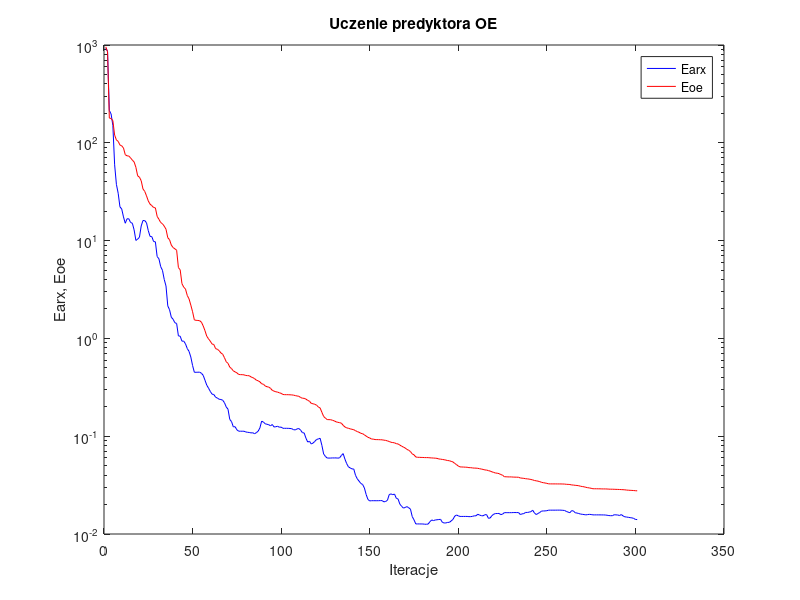
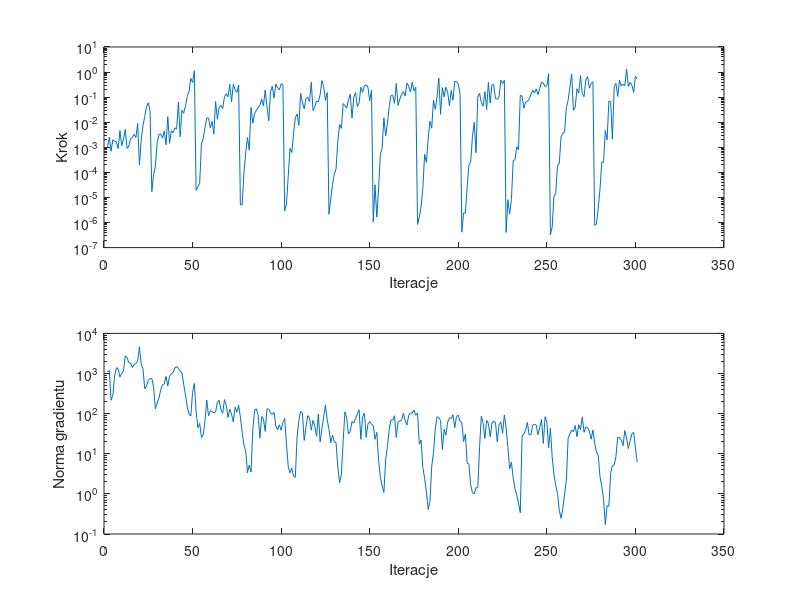

MATLAB code for these plots, in order:
%uczenie predyktora oe
clear all;
n=0; farx(n+1)=9.267163e+002; foe(n+1)=9.590949e+002; wspucz(n+1)=0.000000e+000; ng(n+1)=0.000000e+000;
%odnowa zmiennej metryki
n=1; farx(n+1)=8.624202e+002; foe(n+1)=8.510224e+002; krok(n+1)=9.975011e-004; ng(n+1)=1.090919e+003;
n=2; farx(n+1)=2.145018e+002; foe(n+1)=1.791767e+002; krok(n+1)=2.581388e-003; ng(n+1)=1.191495e+003;
n=3; farx(n+1)=1.972212e+002; foe(n+1)=1.771245e+002; krok(n+1)=6.946998e-004; ng(n+1)=2.162130e+002;
n=4; farx(n+1)=1.504121e+002; foe(n+1)=1.683777e+002; krok(n+1)=2.024786e-003; ng(n+1)=2.880813e+002;
n=5; farx(n+1)=5.956803e+001; foe(n+1)=1.198093e+002; krok(n+1)=1.691206e-003; ng(n+1)=8.736364e+002;
n=6; farx(n+1)=3.760226e+001; foe(n+1)=1.069606e+002; krok(n+1)=1.667309e-003; ng(n+1)=1.396957e+003;
n=7; farx(n+1)=3.049707e+001; foe(n+1)=1.034905e+002; krok(n+1)=8.747958e-004; ng(n+1)=1.294019e+003;
n=8; farx(n+1)=2.212586e+001; foe(n+1)=9.489325e+001; krok(n+1)=4.612298e-003; ng(n+1)=8.184492e+002;
n=9; farx(n+1)=2.104311e+001; foe(n+1)=9.323421e+001; krok(n+1)=1.156009e-003; ng(n+1)=1.006435e+003;
n=10; farx(n+1)=1.745489e+001; foe(n+1)=8.841532e+001; krok(n+1)=2.094724e-003; ng(n+1)=1.161696e+003;
n=11; farx(n+1)=1.504978e+001; foe(n+1)=7.555090e+001; krok(n+1)=5.107684e-003; ng(n+1)=2.753897e+003;
n=12; farx(n+1)=1.671134e+001; foe(n+1)=7.362329e+001; krok(n+1)=9.053002e-004; ng(n+1)=2.527406e+003;
n=13; farx(n+1)=1.671608e+001; foe(n+1)=7.322345e+001; krok(n+1)=1.111857e-003; ng(n+1)=1.860919e+003;
n=14; farx(n+1)=1.532209e+001; foe(n+1)=7.012128e+001; krok(n+1)=2.176076e-003; ng(n+1)=1.823822e+003;
n=15; farx(n+1)=1.505391e+001; foe(n+1)=6.649840e+001; krok(n+1)=2.448466e-003; ng(n+1)=1.417503e+003;
n=16; farx(n+1)=1.286603e+001; foe(n+1)=6.372435e+001; krok(n+1)=3.303815e-003; ng(n+1)=1.677912e+003;
n=17; farx(n+1)=1.004049e+001; foe(n+1)=5.618576e+001; krok(n+1)=2.448466e-003; ng(n+1)=1.773515e+003;
n=18; farx(n+1)=1.036398e+001; foe(n+1)=4.595054e+001; krok(n+1)=8.806488e-003; ng(n+1)=2.007294e+003;
n=19; farx(n+1)=1.080890e+001; foe(n+1)=4.453355e+001; krok(n+1)=1.995499e-004; ng(n+1)=4.617596e+003;
n=20; farx(n+1)=1.410589e+001; foe(n+1)=4.094450e+001; krok(n+1)=1.955378e-003; ng(n+1)=1.737819e+003;
n=21; farx(n+1)=1.606228e+001; foe(n+1)=3.373903e+001; krok(n+1)=7.444102e-003; ng(n+1)=1.300589e+003;
n=22; farx(n+1)=1.602644e+001; foe(n+1)=3.184554e+001; krok(n+1)=1.680696e-002; ng(n+1)=4.201007e+002;
n=23; farx(n+1)=1.519169e+001; foe(n+1)=2.866253e+001; krok(n+1)=4.171530e-002; ng(n+1)=4.892811e+002;
n=24; farx(n+1)=1.263501e+001; foe(n+1)=2.544516e+001; krok(n+1)=5.927401e-002; ng(n+1)=6.722923e+002;
n=25; farx(n+1)=1.103903e+001; foe(n+1)=2.357472e+001; krok(n+1)=2.861011e-002; ng(n+1)=7.458415e+002;
%odnowa zmiennej metryki
n=26; farx(n+1)=1.097611e+001; foe(n+1)=2.278954e+001; krok(n+1)=1.722049e-005; ng(n+1)=7.513610e+002;
n=27; farx(n+1)=9.780166e+000; foe(n+1)=2.179353e+001; krok(n+1)=8.190066e-005; ng(n+1)=4.551304e+002;
n=28; farx(n+1)=9.723500e+000; foe(n+1)=2.162340e+001; krok(n+1)=1.775639e-004; ng(n+1)=1.313422e+002;
n=29; farx(n+1)=6.863177e+000; foe(n+1)=1.769385e+001; krok(n+1)=1.563719e-003; ng(n+1)=1.844696e+002;
n=30; farx(n+1)=6.522149e+000; foe(n+1)=1.651478e+001; krok(n+1)=3.151553e-003; ng(n+1)=2.422154e+002;
n=31; farx(n+1)=5.415878e+000; foe(n+1)=1.530763e+001; krok(n+1)=3.442236e-003; ng(n+1)=3.869847e+002;
n=32; farx(n+1)=4.968173e+000; foe(n+1)=1.486993e+001; krok(n+1)=2.320029e-003; ng(n+1)=5.273060e+002;
n=33; farx(n+1)=4.008571e+000; foe(n+1)=1.404686e+001; krok(n+1)=4.483426e-003; ng(n+1)=5.444751e+002;
n=34; farx(n+1)=3.431758e+000; foe(n+1)=1.308306e+001; krok(n+1)=1.256985e-003; ng(n+1)=8.484487e+002;
n=35; farx(n+1)=2.150833e+000; foe(n+1)=1.070065e+001; krok(n+1)=1.670157e-002; ng(n+1)=4.881618e+002;
n=36; farx(n+1)=1.963341e+000; foe(n+1)=1.021312e+001; krok(n+1)=1.441974e-003; ng(n+1)=8.573174e+002;
n=37; farx(n+1)=1.645236e+000; foe(n+1)=8.997252e+000; krok(n+1)=4.587536e-003; ng(n+1)=9.874368e+002;
n=38; farx(n+1)=1.570542e+000; foe(n+1)=8.489621e+000; krok(n+1)=3.783371e-003; ng(n+1)=1.061670e+003;
n=39; farx(n+1)=1.446480e+000; foe(n+1)=8.243837e+000; krok(n+1)=5.977052e-003; ng(n+1)=1.373079e+003;
n=40; farx(n+1)=1.420521e+000; foe(n+1)=7.974416e+000; krok(n+1)=5.320104e-003; ng(n+1)=1.488061e+003;
n=41; farx(n+1)=1.060973e+000; foe(n+1)=5.299912e+000; krok(n+1)=6.357147e-002; ng(n+1)=1.332581e+003;
n=42; farx(n+1)=1.054109e+000; foe(n+1)=5.029231e+000; krok(n+1)=2.651602e-003; ng(n+1)=1.153891e+003;
n=43; farx(n+1)=9.365028e-001; foe(n+1)=3.631337e+000; krok(n+1)=3.001959e-002; ng(n+1)=1.034747e+003;
n=44; farx(n+1)=9.390537e-001; foe(n+1)=3.344777e+000; krok(n+1)=2.307159e-002; ng(n+1)=5.282471e+002;
n=45; farx(n+1)=8.794054e-001; foe(n+1)=3.197064e+000; krok(n+1)=4.388300e-002; ng(n+1)=2.913820e+002;
n=46; farx(n+1)=7.876557e-001; foe(n+1)=2.747843e+000; krok(n+1)=1.071906e-001; ng(n+1)=1.475209e+002;
n=47; farx(n+1)=7.365169e-001; foe(n+1)=2.536622e+000; krok(n+1)=1.686145e-001; ng(n+1)=9.727178e+001;
n=48; farx(n+1)=6.455345e-001; foe(n+1)=2.191282e+000; krok(n+1)=5.636152e-001; ng(n+1)=8.693044e+001;
n=49; farx(n+1)=5.284636e-001; foe(n+1)=1.873760e+000; krok(n+1)=3.825314e-001; ng(n+1)=3.370162e+002;
n=50; farx(n+1)=4.505822e-001; foe(n+1)=1.547136e+000; krok(n+1)=1.138091e+000; ng(n+1)=5.652298e+002;
%odnowa zmiennej metryki
n=51; farx(n+1)=4.502740e-001; foe(n+1)=1.529922e+000; krok(n+1)=1.908189e-005; ng(n+1)=1.116533e+002;
n=52; farx(n+1)=4.509226e-001; foe(n+1)=1.526156e+000; krok(n+1)=2.697415e-005; ng(n+1)=4.453459e+001;
n=53; farx(n+1)=4.520447e-001; foe(n+1)=1.516618e+000; krok(n+1)=3.592136e-005; ng(n+1)=5.741410e+001;
n=54; farx(n+1)=4.400845e-001; foe(n+1)=1.465118e+000; krok(n+1)=1.350546e-003; ng(n+1)=2.544608e+001;
n=55; farx(n+1)=4.189238e-001; foe(n+1)=1.341258e+000; krok(n+1)=2.213894e-003; ng(n+1)=2.951606e+001;
n=56; farx(n+1)=3.736210e-001; foe(n+1)=1.199379e+000; krok(n+1)=6.019169e-003; ng(n+1)=6.486093e+001;
n=57; farx(n+1)=3.329987e-001; foe(n+1)=1.053657e+000; krok(n+1)=1.479563e-002; ng(n+1)=2.182215e+002;
n=58; farx(n+1)=3.100467e-001; foe(n+1)=9.899135e-001; krok(n+1)=1.448480e-002; ng(n+1)=8.778419e+001;
n=59; farx(n+1)=2.872754e-001; foe(n+1)=9.363489e-001; krok(n+1)=5.980899e-003; ng(n+1)=1.195630e+002;
n=60; farx(n+1)=2.691609e-001; foe(n+1)=8.762501e-001; krok(n+1)=1.089156e-002; ng(n+1)=1.133035e+002;
n=61; farx(n+1)=2.668199e-001; foe(n+1)=8.661709e-001; krok(n+1)=3.364099e-003; ng(n+1)=1.042828e+002;
n=62; farx(n+1)=2.503475e-001; foe(n+1)=7.859152e-001; krok(n+1)=6.690246e-002; ng(n+1)=1.096170e+002;
n=63; farx(n+1)=2.454967e-001; foe(n+1)=7.744025e-001; krok(n+1)=1.308935e-002; ng(n+1)=1.915216e+002;
n=64; farx(n+1)=2.386698e-001; foe(n+1)=7.486328e-001; krok(n+1)=4.028924e-002; ng(n+1)=2.150214e+002;
n=65; farx(n+1)=2.372434e-001; foe(n+1)=7.100277e-001; krok(n+1)=4.616585e-002; ng(n+1)=1.252213e+002;
n=66; farx(n+1)=2.332864e-001; foe(n+1)=6.890072e-001; krok(n+1)=3.477029e-002; ng(n+1)=1.032281e+002;
n=67; farx(n+1)=2.199945e-001; foe(n+1)=6.348117e-001; krok(n+1)=1.039503e-001; ng(n+1)=2.234996e+002;
n=68; farx(n+1)=1.991418e-001; foe(n+1)=5.768894e-001; krok(n+1)=1.372911e-001; ng(n+1)=1.625436e+002;
n=69; farx(n+1)=1.888978e-001; foe(n+1)=5.561550e-001; krok(n+1)=1.039503e-001; ng(n+1)=8.072789e+001;
n=70; farx(n+1)=1.483885e-001; foe(n+1)=5.084373e-001; krok(n+1)=3.223140e-001; ng(n+1)=1.290569e+002;
n=71; farx(n+1)=1.409737e-001; foe(n+1)=4.909359e-001; krok(n+1)=6.504518e-002; ng(n+1)=9.739100e+001;
n=72; farx(n+1)=1.245996e-001; foe(n+1)=4.657701e-001; krok(n+1)=3.238984e-001; ng(n+1)=6.218969e+001;
n=73; farx(n+1)=1.251327e-001; foe(n+1)=4.547492e-001; krok(n+1)=2.002215e-001; ng(n+1)=1.440985e+002;
n=74; farx(n+1)=1.162659e-001; foe(n+1)=4.449424e-001; krok(n+1)=1.530597e-001; ng(n+1)=1.088130e+002;
n=75; farx(n+1)=1.125470e-001; foe(n+1)=4.282049e-001; krok(n+1)=3.057702e-001; ng(n+1)=1.612542e+002;
%odnowa zmiennej metryki
n=76; farx(n+1)=1.124589e-001; foe(n+1)=4.262041e-001; krok(n+1)=5.017758e-006; ng(n+1)=8.185822e+001;
n=77; farx(n+1)=1.124397e-001; foe(n+1)=4.258131e-001; krok(n+1)=5.254384e-006; ng(n+1)=3.373629e+001;
n=78; farx(n+1)=1.124033e-001; foe(n+1)=4.243109e-001; krok(n+1)=9.579321e-005; ng(n+1)=1.658972e+001;
n=79; farx(n+1)=1.106237e-001; foe(n+1)=4.177860e-001; krok(n+1)=6.037139e-004; ng(n+1)=1.164144e+001;
n=80; farx(n+1)=1.096326e-001; foe(n+1)=4.163063e-001; krok(n+1)=2.442482e-003; ng(n+1)=3.375562e+000;
n=81; farx(n+1)=1.092055e-001; foe(n+1)=4.151601e-001; krok(n+1)=7.663457e-004; ng(n+1)=5.230078e+000;
n=82; farx(n+1)=1.080624e-001; foe(n+1)=4.036754e-001; krok(n+1)=3.907153e-002; ng(n+1)=3.500200e+000;
n=83; farx(n+1)=1.084390e-001; foe(n+1)=3.969794e-001; krok(n+1)=9.045235e-003; ng(n+1)=4.021858e+001;
n=84; farx(n+1)=1.059431e-001; foe(n+1)=3.880216e-001; krok(n+1)=2.308292e-002; ng(n+1)=1.200757e+002;
n=85; farx(n+1)=1.087233e-001; foe(n+1)=3.741834e-001; krok(n+1)=2.900728e-002; ng(n+1)=1.323927e+002;
n=86; farx(n+1)=1.124464e-001; foe(n+1)=3.686312e-001; krok(n+1)=3.959818e-002; ng(n+1)=9.394620e+001;
n=87; farx(n+1)=1.215646e-001; foe(n+1)=3.596211e-001; krok(n+1)=4.568872e-002; ng(n+1)=2.462022e+001;
n=88; farx(n+1)=1.426504e-001; foe(n+1)=3.435286e-001; krok(n+1)=8.485128e-002; ng(n+1)=8.434780e+001;
n=89; farx(n+1)=1.393680e-001; foe(n+1)=3.398975e-001; krok(n+1)=4.486659e-002; ng(n+1)=7.347355e+001;
n=90; farx(n+1)=1.340464e-001; foe(n+1)=3.265667e-001; krok(n+1)=1.919924e-001; ng(n+1)=3.618345e+001;
n=91; farx(n+1)=1.324272e-001; foe(n+1)=3.205824e-001; krok(n+1)=4.152360e-002; ng(n+1)=1.311477e+002;
n=92; farx(n+1)=1.310734e-001; foe(n+1)=3.177710e-001; krok(n+1)=1.136199e-002; ng(n+1)=1.308591e+002;
n=93; farx(n+1)=1.276522e-001; foe(n+1)=3.086381e-001; krok(n+1)=1.630613e-001; ng(n+1)=1.043439e+002;
n=94; farx(n+1)=1.317342e-001; foe(n+1)=2.943067e-001; krok(n+1)=2.726979e-001; ng(n+1)=9.655940e+001;
n=95; farx(n+1)=1.241288e-001; foe(n+1)=2.888878e-001; krok(n+1)=9.137743e-002; ng(n+1)=1.071927e+002;
n=96; farx(n+1)=1.250385e-001; foe(n+1)=2.846965e-001; krok(n+1)=3.307424e-001; ng(n+1)=4.895695e+001;
n=97; farx(n+1)=1.264368e-001; foe(n+1)=2.823283e-001; krok(n+1)=2.317569e-001; ng(n+1)=3.937317e+001;
n=98; farx(n+1)=1.235346e-001; foe(n+1)=2.778276e-001; krok(n+1)=1.945981e-001; ng(n+1)=5.261955e+001;
n=99; farx(n+1)=1.238464e-001; foe(n+1)=2.743320e-001; krok(n+1)=3.404866e-001; ng(n+1)=3.879224e+001;
n=100; farx(n+1)=1.204928e-001; foe(n+1)=2.671561e-001; krok(n+1)=3.238984e-001; ng(n+1)=6.078713e+001;
%odnowa zmiennej metryki
n=101; farx(n+1)=1.204407e-001; foe(n+1)=2.659215e-001; krok(n+1)=2.908621e-006; ng(n+1)=7.596081e+001;
n=102; farx(n+1)=1.204458e-001; foe(n+1)=2.658240e-001; krok(n+1)=5.472859e-006; ng(n+1)=1.728976e+001;
n=103; farx(n+1)=1.203323e-001; foe(n+1)=2.657117e-001; krok(n+1)=7.043991e-005; ng(n+1)=4.857298e+000;
n=104; farx(n+1)=1.199959e-001; foe(n+1)=2.650790e-001; krok(n+1)=9.064776e-004; ng(n+1)=3.354491e+000;
n=105; farx(n+1)=1.193018e-001; foe(n+1)=2.644348e-001; krok(n+1)=6.187216e-004; ng(n+1)=4.375176e+000;
n=106; farx(n+1)=1.165986e-001; foe(n+1)=2.629244e-001; krok(n+1)=3.473809e-003; ng(n+1)=2.755972e+000;
n=107; farx(n+1)=1.159946e-001; foe(n+1)=2.600625e-001; krok(n+1)=1.506159e-002; ng(n+1)=2.590956e+000;
n=108; farx(n+1)=1.187986e-001; foe(n+1)=2.577957e-001; krok(n+1)=2.128042e-002; ng(n+1)=2.632516e+001;
n=109; farx(n+1)=1.197803e-001; foe(n+1)=2.559303e-001; krok(n+1)=7.530795e-003; ng(n+1)=6.731252e+001;
n=110; farx(n+1)=1.152340e-001; foe(n+1)=2.486501e-001; krok(n+1)=1.428513e-001; ng(n+1)=1.137555e+002;
n=111; farx(n+1)=1.087378e-001; foe(n+1)=2.446294e-001; krok(n+1)=6.345766e-002; ng(n+1)=1.038333e+002;
n=112; farx(n+1)=1.079032e-001; foe(n+1)=2.438155e-001; krok(n+1)=3.388472e-002; ng(n+1)=2.147274e+001;
n=113; farx(n+1)=9.540896e-002; foe(n+1)=2.393481e-001; krok(n+1)=8.973423e-002; ng(n+1)=4.587572e+001;
n=114; farx(n+1)=8.718222e-002; foe(n+1)=2.324713e-001; krok(n+1)=9.909413e-002; ng(n+1)=8.900088e+001;
n=115; farx(n+1)=8.871562e-002; foe(n+1)=2.279699e-001; krok(n+1)=6.690246e-002; ng(n+1)=7.919380e+001;
n=116; farx(n+1)=8.323017e-002; foe(n+1)=2.164482e-001; krok(n+1)=3.916078e-001; ng(n+1)=3.876982e+001;
n=117; farx(n+1)=8.509546e-002; foe(n+1)=2.146879e-001; krok(n+1)=2.900728e-002; ng(n+1)=6.831461e+001;
n=118; farx(n+1)=8.847003e-002; foe(n+1)=2.119534e-001; krok(n+1)=4.134280e-002; ng(n+1)=4.763651e+001;
n=119; farx(n+1)=9.259928e-002; foe(n+1)=2.076750e-001; krok(n+1)=6.995615e-002; ng(n+1)=2.734637e+001;
n=120; farx(n+1)=9.377228e-002; foe(n+1)=1.988764e-001; krok(n+1)=6.544743e-002; ng(n+1)=9.784610e+001;
n=121; farx(n+1)=9.526552e-002; foe(n+1)=1.943705e-001; krok(n+1)=1.245141e-001; ng(n+1)=1.959272e+001;
n=122; farx(n+1)=8.054033e-002; foe(n+1)=1.754541e-001; krok(n+1)=4.590250e-001; ng(n+1)=4.278970e+001;
n=123; farx(n+1)=6.573738e-002; foe(n+1)=1.591205e-001; krok(n+1)=2.714701e-001; ng(n+1)=8.041718e+001;
n=124; farx(n+1)=6.211709e-002; foe(n+1)=1.529230e-001; krok(n+1)=7.431643e-002; ng(n+1)=1.646808e+002;
n=125; farx(n+1)=5.978333e-002; foe(n+1)=1.478916e-001; krok(n+1)=1.528330e-001; ng(n+1)=6.917094e+001;
%odnowa zmiennej metryki
n=126; farx(n+1)=5.977060e-002; foe(n+1)=1.476450e-001; krok(n+1)=2.134892e-006; ng(n+1)=4.153251e+001;
n=127; farx(n+1)=5.977093e-002; foe(n+1)=1.474481e-001; krok(n+1)=8.786087e-006; ng(n+1)=1.890367e+001;
n=128; farx(n+1)=6.000372e-002; foe(n+1)=1.453480e-001; krok(n+1)=3.242569e-005; ng(n+1)=2.917164e+001;
n=129; farx(n+1)=5.988805e-002; foe(n+1)=1.434883e-001; krok(n+1)=8.489916e-005; ng(n+1)=2.030208e+001;
n=130; farx(n+1)=6.003295e-002; foe(n+1)=1.402993e-001; krok(n+1)=1.389271e-004; ng(n+1)=1.868789e+001;
n=131; farx(n+1)=5.964586e-002; foe(n+1)=1.386638e-001; krok(n+1)=1.810600e-003; ng(n+1)=4.606479e+000;
n=132; farx(n+1)=6.014073e-002; foe(n+1)=1.375850e-001; krok(n+1)=8.161186e-003; ng(n+1)=1.877167e+000;
n=133; farx(n+1)=6.352016e-002; foe(n+1)=1.359159e-001; krok(n+1)=5.699196e-003; ng(n+1)=3.061369e+000;
n=134; farx(n+1)=6.639852e-002; foe(n+1)=1.291783e-001; krok(n+1)=5.500175e-002; ng(n+1)=2.062582e+001;
n=135; farx(n+1)=5.829336e-002; foe(n+1)=1.243241e-001; krok(n+1)=4.568872e-002; ng(n+1)=1.108183e+002;
n=136; farx(n+1)=5.241353e-002; foe(n+1)=1.217385e-001; krok(n+1)=3.618094e-002; ng(n+1)=7.783421e+001;
n=137; farx(n+1)=4.854202e-002; foe(n+1)=1.204414e-001; krok(n+1)=7.827259e-002; ng(n+1)=3.119384e+001;
n=138; farx(n+1)=4.738807e-002; foe(n+1)=1.188982e-001; krok(n+1)=1.312394e-001; ng(n+1)=3.596172e+001;
n=139; farx(n+1)=4.628958e-002; foe(n+1)=1.176281e-001; krok(n+1)=1.473291e-002; ng(n+1)=6.380515e+001;
n=140; farx(n+1)=4.616566e-002; foe(n+1)=1.164902e-001; krok(n+1)=9.909413e-002; ng(n+1)=5.781280e+001;
n=141; farx(n+1)=3.971040e-002; foe(n+1)=1.138028e-001; krok(n+1)=1.523673e-001; ng(n+1)=7.645992e+001;
n=142; farx(n+1)=3.662162e-002; foe(n+1)=1.114998e-001; krok(n+1)=4.171530e-002; ng(n+1)=9.575642e+001;
n=143; farx(n+1)=3.469115e-002; foe(n+1)=1.096474e-001; krok(n+1)=5.945329e-002; ng(n+1)=1.254735e+002;
n=144; farx(n+1)=3.285385e-002; foe(n+1)=1.070135e-001; krok(n+1)=2.483631e-001; ng(n+1)=2.289991e+001;
n=145; farx(n+1)=3.208227e-002; foe(n+1)=1.060729e-001; krok(n+1)=1.568265e-001; ng(n+1)=8.362150e+001;
n=146; farx(n+1)=2.951124e-002; foe(n+1)=1.031718e-001; krok(n+1)=2.863419e-001; ng(n+1)=1.036783e+002;
n=147; farx(n+1)=2.529325e-002; foe(n+1)=1.002675e-001; krok(n+1)=3.077853e-001; ng(n+1)=2.562875e+001;
n=148; farx(n+1)=2.254016e-002; foe(n+1)=9.740573e-002; krok(n+1)=2.495854e-001; ng(n+1)=5.543302e+001;
n=149; farx(n+1)=2.179605e-002; foe(n+1)=9.598312e-002; krok(n+1)=7.233428e-002; ng(n+1)=6.314082e+001;
n=150; farx(n+1)=2.190624e-002; foe(n+1)=9.357890e-002; krok(n+1)=1.892883e-001; ng(n+1)=5.434256e+001;
%odnowa zmiennej metryki
n=151; farx(n+1)=2.190395e-002; foe(n+1)=9.338705e-002; krok(n+1)=1.045578e-006; ng(n+1)=5.063044e+001;
n=152; farx(n+1)=2.189758e-002; foe(n+1)=9.239941e-002; krok(n+1)=3.195675e-005; ng(n+1)=2.290342e+001;
n=153; farx(n+1)=2.189367e-002; foe(n+1)=9.229445e-002; krok(n+1)=1.641948e-006; ng(n+1)=3.427018e+001;
n=154; farx(n+1)=2.190925e-002; foe(n+1)=9.221486e-002; krok(n+1)=2.092147e-005; ng(n+1)=7.140157e+000;
n=155; farx(n+1)=2.195449e-002; foe(n+1)=9.199715e-002; krok(n+1)=5.157570e-004; ng(n+1)=2.621686e+000;
n=156; farx(n+1)=2.195264e-002; foe(n+1)=9.188140e-002; krok(n+1)=9.143281e-004; ng(n+1)=1.564011e+000;
n=157; farx(n+1)=2.132264e-002; foe(n+1)=9.108791e-002; krok(n+1)=1.488820e-002; ng(n+1)=1.089474e+000;
n=158; farx(n+1)=2.151199e-002; foe(n+1)=9.066896e-002; krok(n+1)=2.840497e-003; ng(n+1)=7.216067e+000;
n=159; farx(n+1)=2.211738e-002; foe(n+1)=8.950373e-002; krok(n+1)=8.806488e-003; ng(n+1)=1.509014e+001;
n=160; farx(n+1)=2.528047e-002; foe(n+1)=8.832231e-002; krok(n+1)=4.226396e-002; ng(n+1)=4.064536e+001;
n=161; farx(n+1)=2.572393e-002; foe(n+1)=8.667435e-002; krok(n+1)=1.174729e-001; ng(n+1)=6.973335e+001;
n=162; farx(n+1)=2.523781e-002; foe(n+1)=8.612378e-002; krok(n+1)=1.189066e-001; ng(n+1)=6.884707e+001;
n=163; farx(n+1)=2.560201e-002; foe(n+1)=8.557456e-002; krok(n+1)=5.671128e-002; ng(n+1)=8.852455e+001;
n=164; farx(n+1)=2.319293e-002; foe(n+1)=8.388108e-002; krok(n+1)=3.505976e-001; ng(n+1)=2.542100e+001;
n=165; farx(n+1)=2.279506e-002; foe(n+1)=8.333621e-002; krok(n+1)=4.703530e-002; ng(n+1)=6.195883e+001;
n=166; farx(n+1)=2.023401e-002; foe(n+1)=8.109033e-002; krok(n+1)=8.388517e-002; ng(n+1)=6.522149e+001;
n=167; farx(n+1)=1.920825e-002; foe(n+1)=7.914836e-002; krok(n+1)=1.271551e-001; ng(n+1)=6.965504e+001;
n=168; farx(n+1)=1.841222e-002; foe(n+1)=7.745851e-002; krok(n+1)=1.686145e-001; ng(n+1)=1.020956e+002;
n=169; farx(n+1)=1.865610e-002; foe(n+1)=7.579436e-002; krok(n+1)=1.096649e-001; ng(n+1)=6.752547e+001;
n=170; farx(n+1)=1.906355e-002; foe(n+1)=7.330541e-002; krok(n+1)=3.647485e-001; ng(n+1)=5.185695e+001;
n=171; farx(n+1)=1.856327e-002; foe(n+1)=7.182482e-002; krok(n+1)=2.767539e-001; ng(n+1)=9.046324e+001;
n=172; farx(n+1)=1.795526e-002; foe(n+1)=6.963669e-002; krok(n+1)=1.586161e-001; ng(n+1)=1.035030e+002;
n=173; farx(n+1)=1.506579e-002; foe(n+1)=6.595042e-002; krok(n+1)=3.923690e-001; ng(n+1)=1.038575e+002;
n=174; farx(n+1)=1.396053e-002; foe(n+1)=6.452207e-002; krok(n+1)=1.778431e-001; ng(n+1)=1.216918e+002;
n=175; farx(n+1)=1.267743e-002; foe(n+1)=6.133083e-002; krok(n+1)=2.476508e-001; ng(n+1)=9.124077e+001;
%odnowa zmiennej metryki
n=176; farx(n+1)=1.267972e-002; foe(n+1)=6.084476e-002; krok(n+1)=8.394917e-007; ng(n+1)=1.041946e+002;
n=177; farx(n+1)=1.267839e-002; foe(n+1)=6.081233e-002; krok(n+1)=1.654003e-006; ng(n+1)=1.734038e+001;
n=178; farx(n+1)=1.266698e-002; foe(n+1)=6.066285e-002; krok(n+1)=4.189792e-006; ng(n+1)=2.182512e+001;
n=179; farx(n+1)=1.266524e-002; foe(n+1)=6.063004e-002; krok(n+1)=2.361801e-005; ng(n+1)=4.515916e+000;
n=180; farx(n+1)=1.258833e-002; foe(n+1)=6.044494e-002; krok(n+1)=5.239523e-004; ng(n+1)=2.431049e+000;
n=181; farx(n+1)=1.258174e-002; foe(n+1)=6.042855e-002; krok(n+1)=2.507229e-004; ng(n+1)=1.104834e+000;
n=182; farx(n+1)=1.263985e-002; foe(n+1)=6.040629e-002; krok(n+1)=2.186130e-003; ng(n+1)=4.112629e-001;
n=183; farx(n+1)=1.337897e-002; foe(n+1)=6.011359e-002; krok(n+1)=1.095618e-002; ng(n+1)=6.422854e-001;
n=184; farx(n+1)=1.390909e-002; foe(n+1)=5.996107e-002; krok(n+1)=5.767896e-003; ng(n+1)=4.835437e+000;
n=185; farx(n+1)=1.371845e-002; foe(n+1)=5.978945e-002; krok(n+1)=7.652986e-002; ng(n+1)=1.059718e+001;
n=186; farx(n+1)=1.391290e-002; foe(n+1)=5.961776e-002; krok(n+1)=3.280985e-002; ng(n+1)=4.188446e+001;
n=187; farx(n+1)=1.398140e-002; foe(n+1)=5.934652e-002; krok(n+1)=1.015974e-001; ng(n+1)=8.386702e+001;
n=188; farx(n+1)=1.406189e-002; foe(n+1)=5.852237e-002; krok(n+1)=5.738785e-001; ng(n+1)=8.004727e+001;
n=189; farx(n+1)=1.412247e-002; foe(n+1)=5.825619e-002; krok(n+1)=2.069473e-002; ng(n+1)=6.713423e+001;
n=190; farx(n+1)=1.316629e-002; foe(n+1)=5.787181e-002; krok(n+1)=2.393567e-001; ng(n+1)=1.273458e+001;
n=191; farx(n+1)=1.295895e-002; foe(n+1)=5.750418e-002; krok(n+1)=1.032026e-001; ng(n+1)=4.074258e+001;
n=192; farx(n+1)=1.297671e-002; foe(n+1)=5.695991e-002; krok(n+1)=2.465387e-001; ng(n+1)=2.892611e+001;
n=193; farx(n+1)=1.313789e-002; foe(n+1)=5.637011e-002; krok(n+1)=1.551821e-001; ng(n+1)=6.131667e+001;
n=194; farx(n+1)=1.316501e-002; foe(n+1)=5.614849e-002; krok(n+1)=4.568872e-002; ng(n+1)=7.866219e+001;
n=195; farx(n+1)=1.360486e-002; foe(n+1)=5.526891e-002; krok(n+1)=1.855710e-001; ng(n+1)=7.608386e+001;
n=196; farx(n+1)=1.410853e-002; foe(n+1)=5.455681e-002; krok(n+1)=7.500305e-002; ng(n+1)=9.374028e+001;
n=197; farx(n+1)=1.523361e-002; foe(n+1)=5.267820e-002; krok(n+1)=4.352152e-001; ng(n+1)=4.472913e+001;
n=198; farx(n+1)=1.564156e-002; foe(n+1)=5.123721e-002; krok(n+1)=4.150498e-001; ng(n+1)=8.551847e+001;
n=199; farx(n+1)=1.533241e-002; foe(n+1)=4.953066e-002; krok(n+1)=3.375584e-001; ng(n+1)=9.133620e+001;
n=200; farx(n+1)=1.512316e-002; foe(n+1)=4.855247e-002; krok(n+1)=1.297327e-001; ng(n+1)=6.419606e+001;
%odnowa zmiennej metryki
n=201; farx(n+1)=1.512277e-002; foe(n+1)=4.843654e-002; krok(n+1)=4.125709e-007; ng(n+1)=5.943355e+001;
n=202; farx(n+1)=1.512329e-002; foe(n+1)=4.836342e-002; krok(n+1)=2.407188e-006; ng(n+1)=2.017114e+001;
n=203; farx(n+1)=1.512641e-002; foe(n+1)=4.821257e-002; krok(n+1)=2.358257e-006; ng(n+1)=3.085681e+001;
n=204; farx(n+1)=1.512210e-002; foe(n+1)=4.814195e-002; krok(n+1)=2.556688e-005; ng(n+1)=5.832284e+000;
n=205; farx(n+1)=1.505306e-002; foe(n+1)=4.771885e-002; krok(n+1)=1.960436e-004; ng(n+1)=5.484632e+000;
n=206; farx(n+1)=1.505623e-002; foe(n+1)=4.767149e-002; krok(n+1)=2.626087e-004; ng(n+1)=1.681990e+000;
n=207; farx(n+1)=1.514454e-002; foe(n+1)=4.740343e-002; krok(n+1)=2.716773e-003; ng(n+1)=1.072554e+000;
n=208; farx(n+1)=1.533656e-002; foe(n+1)=4.718130e-002; krok(n+1)=9.949946e-003; ng(n+1)=9.966753e-001;
n=209; farx(n+1)=1.535113e-002; foe(n+1)=4.717026e-002; krok(n+1)=6.106204e-004; ng(n+1)=1.430997e+000;
n=210; farx(n+1)=1.592604e-002; foe(n+1)=4.695152e-002; krok(n+1)=1.011122e-001; ng(n+1)=1.421262e+000;
n=211; farx(n+1)=1.562150e-002; foe(n+1)=4.651653e-002; krok(n+1)=1.407955e-001; ng(n+1)=1.407502e+001;
n=212; farx(n+1)=1.539522e-002; foe(n+1)=4.617189e-002; krok(n+1)=6.162212e-002; ng(n+1)=8.740682e+001;
n=213; farx(n+1)=1.533870e-002; foe(n+1)=4.574905e-002; krok(n+1)=4.382471e-002; ng(n+1)=5.885862e+001;
n=214; farx(n+1)=1.575162e-002; foe(n+1)=4.519303e-002; krok(n+1)=1.653712e-001; ng(n+1)=2.399874e+001;
n=215; farx(n+1)=1.576292e-002; foe(n+1)=4.505725e-002; krok(n+1)=3.209254e-002; ng(n+1)=6.787310e+001;
n=216; farx(n+1)=1.447181e-002; foe(n+1)=4.445604e-002; krok(n+1)=3.886554e-001; ng(n+1)=5.693324e+001;
n=217; farx(n+1)=1.458387e-002; foe(n+1)=4.401231e-002; krok(n+1)=5.801457e-002; ng(n+1)=2.679705e+001;
n=218; farx(n+1)=1.542251e-002; foe(n+1)=4.321362e-002; krok(n+1)=3.143779e-001; ng(n+1)=5.763151e+001;
n=219; farx(n+1)=1.593781e-002; foe(n+1)=4.262254e-002; krok(n+1)=3.091015e-001; ng(n+1)=6.504083e+001;
n=220; farx(n+1)=1.619061e-002; foe(n+1)=4.203039e-002; krok(n+1)=8.610785e-002; ng(n+1)=6.013947e+001;
n=221; farx(n+1)=1.619618e-002; foe(n+1)=4.185683e-002; krok(n+1)=8.268560e-002; ng(n+1)=2.000397e+001;
n=222; farx(n+1)=1.623411e-002; foe(n+1)=4.142554e-002; krok(n+1)=1.025515e-001; ng(n+1)=5.189432e+001;
n=223; farx(n+1)=1.577360e-002; foe(n+1)=4.052229e-002; krok(n+1)=4.787134e-001; ng(n+1)=6.265730e+001;
n=224; farx(n+1)=1.597163e-002; foe(n+1)=3.994856e-002; krok(n+1)=3.477470e-001; ng(n+1)=3.229825e+001;
n=225; farx(n+1)=1.653151e-002; foe(n+1)=3.852636e-002; krok(n+1)=4.706699e-001; ng(n+1)=9.268081e+001;
%odnowa zmiennej metryki
n=226; farx(n+1)=1.653132e-002; foe(n+1)=3.847640e-002; krok(n+1)=4.048008e-007; ng(n+1)=4.410561e+001;
n=227; farx(n+1)=1.652604e-002; foe(n+1)=3.836026e-002; krok(n+1)=8.112714e-006; ng(n+1)=1.434510e+001;
n=228; farx(n+1)=1.652592e-002; foe(n+1)=3.835726e-002; krok(n+1)=2.170736e-006; ng(n+1)=4.230726e+000;
n=229; farx(n+1)=1.652887e-002; foe(n+1)=3.833610e-002; krok(n+1)=8.423638e-006; ng(n+1)=6.164149e+000;
n=230; farx(n+1)=1.656464e-002; foe(n+1)=3.818489e-002; krok(n+1)=2.935517e-004; ng(n+1)=2.438515e+000;
n=231; farx(n+1)=1.657680e-002; foe(n+1)=3.814980e-002; krok(n+1)=3.199854e-004; ng(n+1)=1.343046e+000;
n=232; farx(n+1)=1.655597e-002; foe(n+1)=3.808322e-002; krok(n+1)=1.055436e-003; ng(n+1)=9.485621e-001;
n=233; farx(n+1)=1.657403e-002; foe(n+1)=3.806078e-002; krok(n+1)=7.989279e-004; ng(n+1)=5.860791e-001;
n=234; farx(n+1)=1.582307e-002; foe(n+1)=3.740958e-002; krok(n+1)=1.189066e-001; ng(n+1)=3.393378e-001;
n=235; farx(n+1)=1.605662e-002; foe(n+1)=3.724453e-002; krok(n+1)=1.113003e-001; ng(n+1)=2.770556e+001;
n=236; farx(n+1)=1.617290e-002; foe(n+1)=3.707518e-002; krok(n+1)=3.618094e-002; ng(n+1)=3.066386e+001;
n=237; farx(n+1)=1.662630e-002; foe(n+1)=3.675668e-002; krok(n+1)=6.458581e-002; ng(n+1)=3.881128e+001;
n=238; farx(n+1)=1.660600e-002; foe(n+1)=3.662595e-002; krok(n+1)=6.789298e-002; ng(n+1)=6.042620e+001;
n=239; farx(n+1)=1.673812e-002; foe(n+1)=3.640853e-002; krok(n+1)=8.321100e-002; ng(n+1)=2.949895e+001;
n=240; farx(n+1)=1.692251e-002; foe(n+1)=3.609165e-002; krok(n+1)=1.297775e-001; ng(n+1)=3.016430e+001;
n=241; farx(n+1)=1.751673e-002; foe(n+1)=3.575773e-002; krok(n+1)=1.886278e-001; ng(n+1)=5.149027e+001;
n=242; farx(n+1)=1.640291e-002; foe(n+1)=3.522826e-002; krok(n+1)=1.460372e-001; ng(n+1)=5.428784e+001;
n=243; farx(n+1)=1.581128e-002; foe(n+1)=3.499310e-002; krok(n+1)=2.134155e-001; ng(n+1)=5.183459e+001;
n=244; farx(n+1)=1.620985e-002; foe(n+1)=3.469901e-002; krok(n+1)=1.269085e-001; ng(n+1)=2.977909e+001;
n=245; farx(n+1)=1.661129e-002; foe(n+1)=3.431573e-002; krok(n+1)=2.223238e-001; ng(n+1)=4.631880e+001;
n=246; farx(n+1)=1.714502e-002; foe(n+1)=3.373666e-002; krok(n+1)=3.978743e-001; ng(n+1)=7.139725e+001;
n=247; farx(n+1)=1.720892e-002; foe(n+1)=3.347590e-002; krok(n+1)=3.604099e-001; ng(n+1)=1.809909e+001;
n=248; farx(n+1)=1.722093e-002; foe(n+1)=3.323350e-002; krok(n+1)=2.670983e-001; ng(n+1)=8.373503e+001;
n=249; farx(n+1)=1.731374e-002; foe(n+1)=3.295376e-002; krok(n+1)=2.818076e-001; ng(n+1)=6.079298e+001;
n=250; farx(n+1)=1.752987e-002; foe(n+1)=3.257598e-002; krok(n+1)=8.670260e-001; ng(n+1)=1.409634e+001;
%odnowa zmiennej metryki
n=251; farx(n+1)=1.752978e-002; foe(n+1)=3.254126e-002; krok(n+1)=3.305205e-007; ng(n+1)=4.327550e+001;
n=252; farx(n+1)=1.752989e-002; foe(n+1)=3.253722e-002; krok(n+1)=6.577360e-007; ng(n+1)=8.383303e+000;
n=253; farx(n+1)=1.752981e-002; foe(n+1)=3.252886e-002; krok(n+1)=1.104522e-005; ng(n+1)=3.096991e+000;
n=254; farx(n+1)=1.753028e-002; foe(n+1)=3.252623e-002; krok(n+1)=1.438760e-005; ng(n+1)=1.622361e+000;
n=255; farx(n+1)=1.754627e-002; foe(n+1)=3.250647e-002; krok(n+1)=1.864955e-004; ng(n+1)=1.028577e+000;
n=256; farx(n+1)=1.754695e-002; foe(n+1)=3.250432e-002; krok(n+1)=2.266194e-004; ng(n+1)=3.853191e-001;
n=257; farx(n+1)=1.753777e-002; foe(n+1)=3.249646e-002; krok(n+1)=2.531421e-003; ng(n+1)=2.469772e-001;
n=258; farx(n+1)=1.746507e-002; foe(n+1)=3.244612e-002; krok(n+1)=3.704626e-003; ng(n+1)=4.312825e-001;
n=259; farx(n+1)=1.740816e-002; foe(n+1)=3.241226e-002; krok(n+1)=3.977286e-003; ng(n+1)=9.993176e-001;
n=260; farx(n+1)=1.701120e-002; foe(n+1)=3.221540e-002; krok(n+1)=3.897540e-002; ng(n+1)=2.136849e+000;
n=261; farx(n+1)=1.674095e-002; foe(n+1)=3.216372e-002; krok(n+1)=7.579082e-002; ng(n+1)=2.448099e+001;
n=262; farx(n+1)=1.651539e-002; foe(n+1)=3.206486e-002; krok(n+1)=2.498965e-001; ng(n+1)=3.155555e+001;
n=263; farx(n+1)=1.733913e-002; foe(n+1)=3.173900e-002; krok(n+1)=8.377184e-001; ng(n+1)=3.856934e+001;
n=264; farx(n+1)=1.719519e-002; foe(n+1)=3.166295e-002; krok(n+1)=2.991958e-002; ng(n+1)=3.540242e+001;
n=265; farx(n+1)=1.648908e-002; foe(n+1)=3.145598e-002; krok(n+1)=3.971457e-002; ng(n+1)=5.056841e+001;
n=266; farx(n+1)=1.638487e-002; foe(n+1)=3.135201e-002; krok(n+1)=2.168605e-001; ng(n+1)=2.659338e+001;
n=267; farx(n+1)=1.619335e-002; foe(n+1)=3.116016e-002; krok(n+1)=1.439513e-001; ng(n+1)=5.274583e+001;
n=268; farx(n+1)=1.599353e-002; foe(n+1)=3.079338e-002; krok(n+1)=7.273018e-001; ng(n+1)=3.981617e+001;
n=269; farx(n+1)=1.589859e-002; foe(n+1)=3.057429e-002; krok(n+1)=1.387540e-001; ng(n+1)=8.335367e+001;
n=270; farx(n+1)=1.580856e-002; foe(n+1)=3.038350e-002; krok(n+1)=1.046893e-001; ng(n+1)=3.424576e+001;
n=271; farx(n+1)=1.568706e-002; foe(n+1)=3.002731e-002; krok(n+1)=4.929770e-001; ng(n+1)=4.612124e+001;
n=272; farx(n+1)=1.580251e-002; foe(n+1)=2.976053e-002; krok(n+1)=6.622313e-001; ng(n+1)=4.482871e+001;
n=273; farx(n+1)=1.588400e-002; foe(n+1)=2.959605e-002; krok(n+1)=2.301336e-001; ng(n+1)=3.672717e+001;
n=274; farx(n+1)=1.581605e-002; foe(n+1)=2.932089e-002; krok(n+1)=3.493083e-001; ng(n+1)=2.306241e+001;
n=275; farx(n+1)=1.569121e-002; foe(n+1)=2.902810e-002; krok(n+1)=4.065930e-001; ng(n+1)=3.928910e+001;
%odnowa zmiennej metryki
n=276; farx(n+1)=1.569143e-002; foe(n+1)=2.901360e-002; krok(n+1)=7.671845e-007; ng(n+1)=1.823713e+001;
n=277; farx(n+1)=1.569136e-002; foe(n+1)=2.900698e-002; krok(n+1)=8.614497e-007; ng(n+1)=1.088949e+001;
n=278; farx(n+1)=1.568902e-002; foe(n+1)=2.898077e-002; krok(n+1)=3.789157e-006; ng(n+1)=9.233477e+000;
n=279; farx(n+1)=1.568854e-002; foe(n+1)=2.896975e-002; krok(n+1)=2.170937e-005; ng(n+1)=2.675416e+000;
n=280; farx(n+1)=1.567238e-002; foe(n+1)=2.891313e-002; krok(n+1)=2.563847e-004; ng(n+1)=1.542324e+000;
n=281; farx(n+1)=1.566978e-002; foe(n+1)=2.890308e-002; krok(n+1)=2.507229e-004; ng(n+1)=7.344739e-001;
n=282; farx(n+1)=1.563659e-002; foe(n+1)=2.889447e-002; krok(n+1)=4.678366e-003; ng(n+1)=1.724099e-001;
n=283; farx(n+1)=1.555177e-002; foe(n+1)=2.885413e-002; krok(n+1)=1.970836e-003; ng(n+1)=5.113284e-001;
n=284; farx(n+1)=1.543928e-002; foe(n+1)=2.875342e-002; krok(n+1)=6.900644e-002; ng(n+1)=4.919739e-001;
n=285; farx(n+1)=1.539047e-002; foe(n+1)=2.871388e-002; krok(n+1)=6.826594e-002; ng(n+1)=3.258504e+000;
n=286; farx(n+1)=1.539121e-002; foe(n+1)=2.870991e-002; krok(n+1)=2.123614e-003; ng(n+1)=5.043239e+000;
n=287; farx(n+1)=1.573913e-002; foe(n+1)=2.865781e-002; krok(n+1)=2.591726e-001; ng(n+1)=5.247181e+000;
n=288; farx(n+1)=1.568173e-002; foe(n+1)=2.860021e-002; krok(n+1)=3.556863e-001; ng(n+1)=8.543308e+000;
n=289; farx(n+1)=1.565493e-002; foe(n+1)=2.857703e-002; krok(n+1)=1.072012e-001; ng(n+1)=2.575218e+001;
n=290; farx(n+1)=1.544791e-002; foe(n+1)=2.851720e-002; krok(n+1)=4.741921e-001; ng(n+1)=2.563247e+001;
n=291; farx(n+1)=1.580831e-002; foe(n+1)=2.845466e-002; krok(n+1)=2.840119e-001; ng(n+1)=2.214536e+001;
n=292; farx(n+1)=1.532147e-002; foe(n+1)=2.838936e-002; krok(n+1)=3.238984e-001; ng(n+1)=1.588669e+001;
n=293; farx(n+1)=1.499730e-002; foe(n+1)=2.831090e-002; krok(n+1)=2.879025e-001; ng(n+1)=3.779845e+001;
n=294; farx(n+1)=1.490453e-002; foe(n+1)=2.813379e-002; krok(n+1)=1.312841e+000; ng(n+1)=2.470898e+001;
n=295; farx(n+1)=1.481073e-002; foe(n+1)=2.805063e-002; krok(n+1)=2.640676e-001; ng(n+1)=1.352341e+001;
n=296; farx(n+1)=1.470049e-002; foe(n+1)=2.796240e-002; krok(n+1)=3.854790e-001; ng(n+1)=2.105332e+001;
n=297; farx(n+1)=1.462019e-002; foe(n+1)=2.790443e-002; krok(n+1)=2.990259e-001; ng(n+1)=3.163469e+001;
n=298; farx(n+1)=1.444789e-002; foe(n+1)=2.782466e-002; krok(n+1)=1.538197e-001; ng(n+1)=3.395648e+001;
n=299; farx(n+1)=1.408614e-002; foe(n+1)=2.771616e-002; krok(n+1)=6.743523e-001; ng(n+1)=1.393180e+001;
n=300; farx(n+1)=1.404716e-002; foe(n+1)=2.763560e-002; krok(n+1)=5.203615e-001; ng(n+1)=6.193541e+000;

figure; semilogy(farx,'b'); hold on; semilogy(foe,'r'); xlabel('Iteracje'); ylabel('Earx, Eoe'); legend('Earx','Eoe'); title('Uczenie predyktora OE');
figure; subplot(2,1,1); semilogy(krok); xlabel('Iteracje'); ylabel('Krok');
subplot(2,1,2); semilogy(ng); xlabel('Iteracje'); ylabel('Norma gradientu');
Earx=farx(n+1)
Eoe=foe(n+1)
